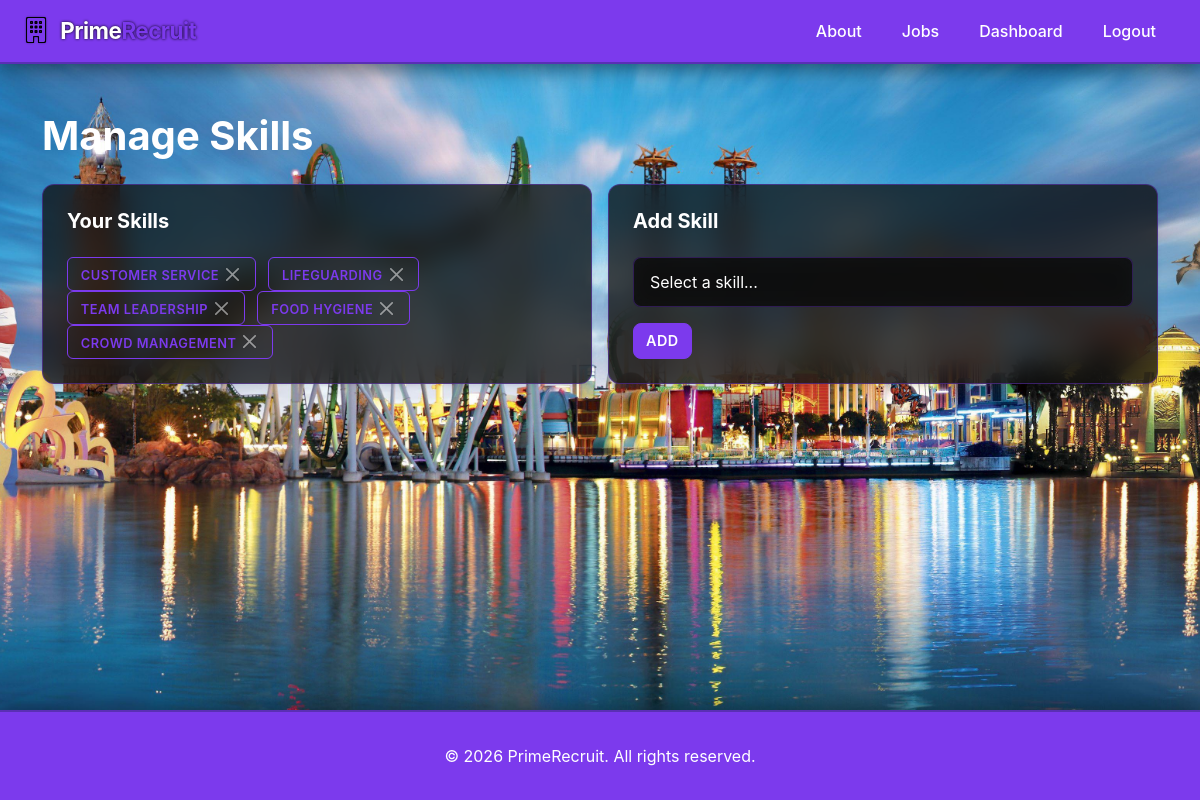
The page /skills/ (signed in) on the database its author committed.
### recruitment/models.py (models this page shows, shortened)
class Skill(models.Model):
    CATEGORY_CHOICES = [
        ('technical', 'Technical'),
        ('physical', 'Physical'),
        ('customer_service', 'Customer Service'),
        ('safety', 'Safety'),
    ]
    name = models.CharField(max_length=100)
    category = models.CharField(max_length=50, choices=CATEGORY_CHOICES)

### recruitment/views.py (the view, shortened to what this page needs)
# urls.py: path('skills/', views.skills_manage, name='skills_manage'),
@login_required
def skills_manage(request):
    profile = get_profile(request.user)
    if not request.user.is_superuser and (not profile or profile.role != 'candidate'):
        return render(request, 'recruitment/denied.html', status=403)
    try:
        candidate = Candidate.objects.get(user=request.user)
    except Candidate.DoesNotExist:
        messages.error(request, 'Create candidate profile first.')
        return redirect('candidate_create')
    available_skills = Skill.objects.exclude(
        pk__in=candidate.skills.values_list('pk', flat=True))
    context = {
        'candidate': candidate,
        'available_skills': available_skills,
    }
    return render(request, 'recruitment/skills_manage.html', context)

### recruitment/views.py (called while the page is built)
def get_profile(user):
    try:
        return UserProfile.objects.get(user=user)
    except UserProfile.DoesNotExist:
        return None

### recruitment/templates/recruitment/skills_manage.html (shortened to what this page needs)
{% extends 'recruitment/base.html' %}
{% block content %}
<div class="container my-5">
    <h1 class="mb-4">Manage Skills</h1>
    <div class="row g-3">
        <div class="col-md-6">
            <div class="card shadow-sm p-4">
                <h5>Your Skills</h5>
                {% if candidate.skills.all %}
                    <div class="mt-3">
                        {% for skill in candidate.skills.all %}
                            <form method="post" class="d-inline-block">
                                <span class="badge bg-primary me-2">
                                    {{ skill.name }}
                                    <button type="submit" class="btn-close btn-close-white" aria-label="Remove"></button>
                                </span>
                            </form>
                        {% endfor %}
                    </div>
                {% else %}
                    <p class="text-muted">No skills yet</p>
                {% endif %}
            </div>
        </div>
        <div class="col-md-6">
            <div class="card shadow-sm p-4">
                <h5>Add Skill</h5>
                <form method="post" class="mt-3">
                    <div class="mb-3">
                        <select name="skill_id" class="form-select" required>
                            <option value="">Select a skill...</option>
                        </select>
                    </div>
                    <button type="submit" class="btn btn-primary">Add</button>
                </form>
            </div>
        </div>
    </div>
</div>
{% endblock %}

### static/css/style.css (style rules this page uses)
* { margin: 0; padding: 0; box-sizing: border-box; }
body { background-image: url('../images/Wallpaper.jpg') !important; background-attachment: fixed !important; background-size: cover !important; background-position: center !important; background-repeat: no-repeat !important; color: #ffffff; font-family: -apple-system, BlinkMacSystemFont, 'Segoe UI', 'Roboto', 'Oxygen', 'Ubuntu', 'Cantarell', sans-serif; display: flex; flex-direction: column; min-height: 100vh; }
main, .container-fluid, .container { background: transparent !important; }
.card { background: rgba(13, 13, 13, 0.75) !important; border: 1px solid rgba(124, 58, 237, 0.4); border-radius: 12px; transition: all 0.3s ease; backdrop-filter: blur(15px); }
.card p, .card li, .card span:not(.badge):not(.badge-skill), .card label, .card small, .card strong, .card div:not(.badge):not(.feature-icon):not(.stat-number):not(.stat-label) { color: #e8e8e8; }
.form-control, .form-select { background: rgba(13, 13, 13, 0.8) !important; color: #ffffff !important; border: 1px solid rgba(124, 58, 237, 0.3) !important; border-radius: 8px; padding: 0.75rem 1rem; transition: all 0.3s ease; backdrop-filter: blur(10px); }
.btn { border-radius: 8px; font-weight: 600; transition: all 0.3s ease; text-transform: uppercase; letter-spacing: 0.5px; font-size: 0.9rem; }
.btn-primary { background: #7c3aed !important; border: 1px solid #7c3aed !important; color: #ffffff !important; }
.badge { background: transparent !important; border: 1px solid #7c3aed; color: #7c3aed; padding: 0.4rem 0.8rem; border-radius: 6px; font-size: 0.8rem; font-weight: 600; text-transform: uppercase; letter-spacing: 0.5px; }
h1, h2, h3, h4, h5, h6 { color: #ffffff; font-weight: 700; }

### rows shown on the page
Skill: name "CUSTOMER SERVICE"
Skill: name "LIFEGUARDING"
Skill: name "TEAM LEADERSHIP"
Skill: name "FOOD HYGIENE"
Skill: name "CROWD MANAGEMENT"
